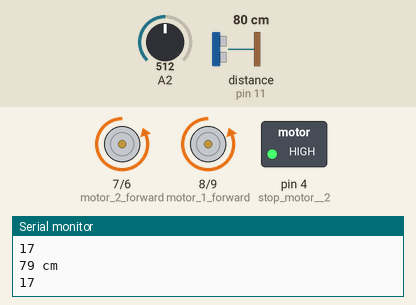
Bench run of a sketch on a simulated Arduino Uno, built with avr-gcc and run on an emulated ATmega328P. Parts: motor-driver pin pairs drawn as motors (green arrow = first pin HIGH = forward, orange = second pin HIGH = backward, longer = more drive), switched loads named in the sketch (green lamp = pin HIGH), the last lines printed to the serial monitor. Wiring (inferred from the names in the program): ultrasonic range finder: trigger pin 10; echo pin 11. Inputs (shaded band) come from the test bench; at power-on: distance to the obstacle (sensor on pin 11) 80 cm, A2 = 512. The echo pulse lasts 58.3 µs per cm; pins used as bus, display or sensor lines are not drawn.

Above: at 1.2 s.
1.3 s: distance to the obstacle (sensor on pin 11) set to 22 cm
2.8 s: distance to the obstacle (sensor on pin 11) set to 18 cm
At 3.1 s:
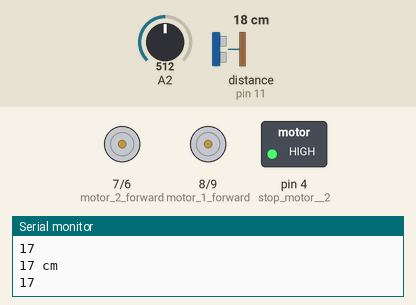
4.3 s: distance to the obstacle (sensor on pin 11) set to 35 cm
At 5.5 s:
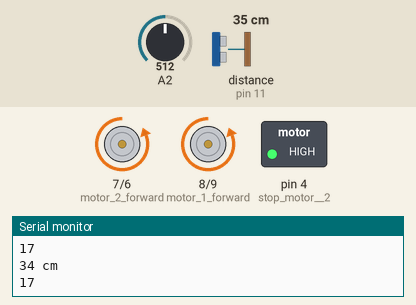
5.9 s: distance to the obstacle (sensor on pin 11) set to 2 cm
At 7.2 s:
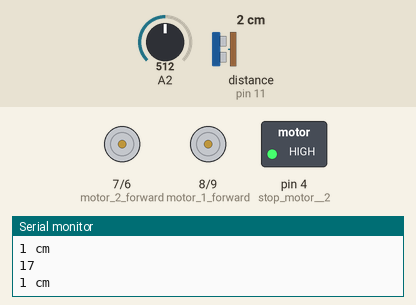
Timing chart, 0 to 8.4 s (numbered marks = the images above; inputs shaded):
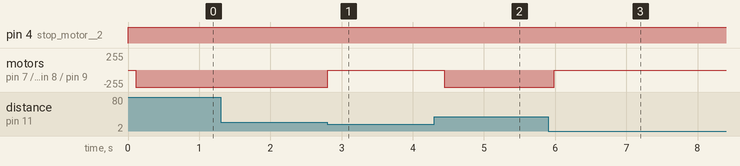

Measured:
- the behaviour switches between 21 and 20 cm on distance to the obstacle (sensor on pin 11) (found by bisection; images 0 and 1)
- after the input at 2.8 s, motor on pin 7 (motor_2_forward) / pin 6 (motor_2_reverse), motor on pin 8 (motor_1_forward) / pin 9 (motor_1_reverse): backward 255/255 → stopped at once
- after the input at 4.3 s, motor on pin 7 (motor_2_forward) / pin 6 (motor_2_reverse), motor on pin 8 (motor_1_forward) / pin 9 (motor_1_reverse): stopped → backward 255/255 after 0.14 s
- after the input at 5.9 s, motor on pin 7 (motor_2_forward) / pin 6 (motor_2_reverse), motor on pin 8 (motor_1_forward) / pin 9 (motor_1_reverse): backward 255/255 → stopped after 0.09 s

The sketch:

sketch_oct26a.ino
```cpp
int trigPin=10;
int echoPin=11;
int k;
void setup() {
  Serial.begin (9600);
  pinMode(trigPin, OUTPUT);
  pinMode(echoPin, INPUT);
  pinMode(4, OUTPUT);       // stop motor  2
  pinMode(6, OUTPUT);      // motor 2 reverse
  pinMode(9, OUTPUT);      // motor 1 reverse
  pinMode(7, OUTPUT);     //  motor 2 forward
  pinMode(8, OUTPUT);      // motor 1 forward
  pinMode(2, INPUT);      //
}
void loop() {
  digitalWrite(4, HIGH);
  k = analogRead(2);
  k=k/29.1;
  Serial.println(k);
  long duration, distance;
  digitalWrite(trigPin, LOW);
  delayMicroseconds(2);
  digitalWrite(trigPin, HIGH);
  delayMicroseconds(10);
  digitalWrite(trigPin, LOW);
  duration = pulseIn(echoPin, HIGH);
  distance = (duration/2) / 29.1;
  if (distance < 20 || k < 10) {
  digitalWrite(6, LOW);   // slow down the wheel
  digitalWrite(9, LOW);   // slow down the wheel
  delay(100);
  digitalWrite(7, LOW);   // sets the wheel forward
  digitalWrite(8, LOW);   // sets the wheel forward
}
  else {
  digitalWrite(7, LOW);   // slow down the wheel
  digitalWrite(8, LOW);   // slow down the wheel
  delay(100);
  digitalWrite(6, HIGH);   // sets the wheel reverse
  digitalWrite(9, HIGH);   // sets the wheel reverse
  }
  if (distance >= 200 || distance <= 0){
    Serial.println("Out of range");
  }
  else {
    Serial.print(distance);
    Serial.println(" cm");
  }
}
```
